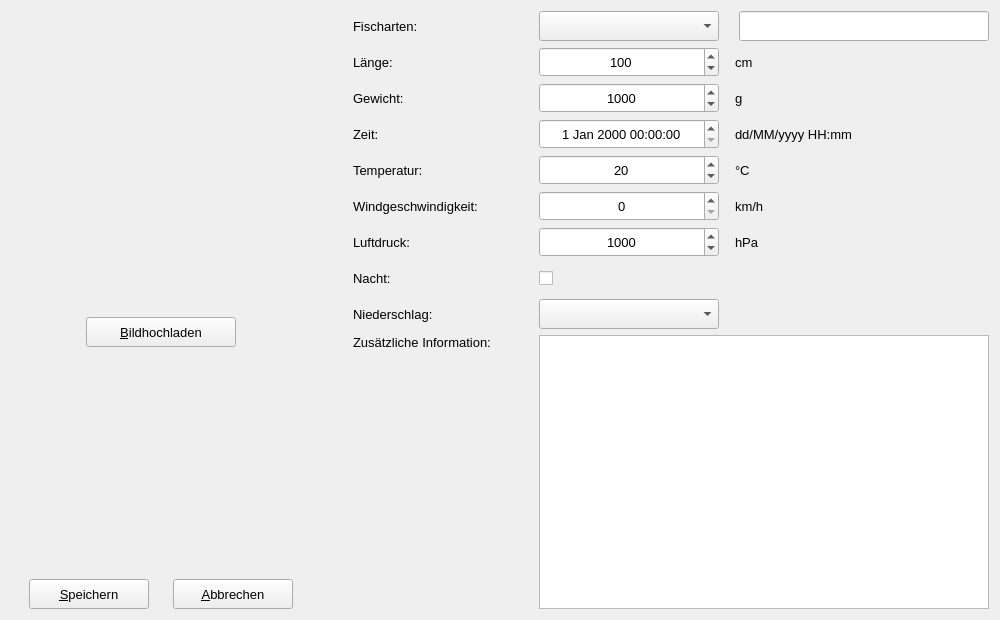
<?xml version="1.0" encoding="UTF-8"?>
<ui version="4.0">
 <class>FischDialog</class>
 <widget class="QDialog" name="FischDialog">
  <property name="geometry">
   <rect>
    <x>0</x>
    <y>0</y>
    <width>1000</width>
    <height>620</height>
   </rect>
  </property>
  <property name="font">
   <font>
    <pointsize>10</pointsize>
   </font>
  </property>
  <property name="windowTitle">
   <string>Fisch</string>
  </property>
  <layout class="QHBoxLayout" name="horizontalLayout_10">
   <item>
    <layout class="QVBoxLayout" name="verticalLayout">
     <item>
      <widget class="QLabel" name="image">
       <property name="minimumSize">
        <size>
         <width>300</width>
         <height>300</height>
        </size>
       </property>
       <property name="maximumSize">
        <size>
         <width>300</width>
         <height>300</height>
        </size>
       </property>
       <property name="text">
        <string/>
       </property>
       <property name="pixmap">
        <pixmap resource="Angeltagebuch.qrc">:/imageIcon.png</pixmap>
       </property>
       <property name="scaledContents">
        <bool>true</bool>
       </property>
       <property name="alignment">
        <set>Qt::AlignCenter</set>
       </property>
      </widget>
     </item>
     <item>
      <layout class="QHBoxLayout" name="horizontalLayout_2">
       <item>
        <widget class="QPushButton" name="btnBildHochladen">
         <property name="minimumSize">
          <size>
           <width>150</width>
           <height>30</height>
          </size>
         </property>
         <property name="maximumSize">
          <size>
           <width>150</width>
           <height>30</height>
          </size>
         </property>
         <property name="text">
          <string>&amp;Bildhochladen</string>
         </property>
         <property name="autoDefault">
          <bool>false</bool>
         </property>
        </widget>
       </item>
      </layout>
     </item>
     <item>
      <spacer name="verticalSpacer">
       <property name="orientation">
        <enum>Qt::Vertical</enum>
       </property>
       <property name="sizeHint" stdset="0">
        <size>
         <width>20</width>
         <height>40</height>
        </size>
       </property>
      </spacer>
     </item>
     <item>
      <layout class="QHBoxLayout" name="horizontalLayout">
       <item>
        <widget class="QPushButton" name="btnSpeichern">
         <property name="minimumSize">
          <size>
           <width>120</width>
           <height>30</height>
          </size>
         </property>
         <property name="maximumSize">
          <size>
           <width>120</width>
           <height>30</height>
          </size>
         </property>
         <property name="text">
          <string>&amp;Speichern</string>
         </property>
         <property name="autoDefault">
          <bool>false</bool>
         </property>
        </widget>
       </item>
       <item>
        <widget class="QPushButton" name="btnAbbrechen">
         <property name="minimumSize">
          <size>
           <width>120</width>
           <height>30</height>
          </size>
         </property>
         <property name="maximumSize">
          <size>
           <width>120</width>
           <height>30</height>
          </size>
         </property>
         <property name="text">
          <string>&amp;Abbrechen</string>
         </property>
         <property name="autoDefault">
          <bool>false</bool>
         </property>
        </widget>
       </item>
      </layout>
     </item>
    </layout>
   </item>
   <item>
    <widget class="QLabel" name="label">
     <property name="minimumSize">
      <size>
       <width>30</width>
       <height>0</height>
      </size>
     </property>
     <property name="maximumSize">
      <size>
       <width>30</width>
       <height>16777215</height>
      </size>
     </property>
     <property name="text">
      <string/>
     </property>
    </widget>
   </item>
   <item>
    <layout class="QGridLayout" name="gridLayout">
     <item row="0" column="0">
      <widget class="QLabel" name="lblFischarten">
       <property name="minimumSize">
        <size>
         <width>180</width>
         <height>30</height>
        </size>
       </property>
       <property name="maximumSize">
        <size>
         <width>180</width>
         <height>30</height>
        </size>
       </property>
       <property name="text">
        <string>Fischarten:</string>
       </property>
      </widget>
     </item>
     <item row="8" column="0">
      <widget class="QLabel" name="lblNiederschlag">
       <property name="minimumSize">
        <size>
         <width>180</width>
         <height>30</height>
        </size>
       </property>
       <property name="maximumSize">
        <size>
         <width>180</width>
         <height>30</height>
        </size>
       </property>
       <property name="text">
        <string>Niederschlag:</string>
       </property>
      </widget>
     </item>
     <item row="6" column="0">
      <widget class="QLabel" name="lblLuftdruck">
       <property name="text">
        <string>Luftdruck:</string>
       </property>
      </widget>
     </item>
     <item row="8" column="1">
      <widget class="QComboBox" name="cbNiederschlag">
       <property name="minimumSize">
        <size>
         <width>180</width>
         <height>30</height>
        </size>
       </property>
       <property name="maximumSize">
        <size>
         <width>180</width>
         <height>30</height>
        </size>
       </property>
      </widget>
     </item>
     <item row="7" column="0">
      <widget class="QLabel" name="lblNacht">
       <property name="minimumSize">
        <size>
         <width>180</width>
         <height>30</height>
        </size>
       </property>
       <property name="maximumSize">
        <size>
         <width>180</width>
         <height>30</height>
        </size>
       </property>
       <property name="text">
        <string>Nacht:</string>
       </property>
      </widget>
     </item>
     <item row="7" column="1">
      <widget class="QCheckBox" name="checkNacht">
       <property name="minimumSize">
        <size>
         <width>180</width>
         <height>30</height>
        </size>
       </property>
       <property name="maximumSize">
        <size>
         <width>180</width>
         <height>30</height>
        </size>
       </property>
       <property name="text">
        <string/>
       </property>
      </widget>
     </item>
     <item row="1" column="0">
      <widget class="QLabel" name="lblLaenge">
       <property name="minimumSize">
        <size>
         <width>180</width>
         <height>30</height>
        </size>
       </property>
       <property name="maximumSize">
        <size>
         <width>180</width>
         <height>30</height>
        </size>
       </property>
       <property name="text">
        <string>Länge:</string>
       </property>
      </widget>
     </item>
     <item row="5" column="0">
      <widget class="QLabel" name="lblWindgeschwindigkeit">
       <property name="text">
        <string>Windgeschwindigkeit:</string>
       </property>
      </widget>
     </item>
     <item row="3" column="0">
      <widget class="QLabel" name="lblZeit">
       <property name="minimumSize">
        <size>
         <width>180</width>
         <height>30</height>
        </size>
       </property>
       <property name="maximumSize">
        <size>
         <width>180</width>
         <height>30</height>
        </size>
       </property>
       <property name="text">
        <string>Zeit:</string>
       </property>
      </widget>
     </item>
     <item row="2" column="0">
      <widget class="QLabel" name="lblGewicht">
       <property name="minimumSize">
        <size>
         <width>180</width>
         <height>30</height>
        </size>
       </property>
       <property name="maximumSize">
        <size>
         <width>180</width>
         <height>30</height>
        </size>
       </property>
       <property name="text">
        <string>Gewicht:</string>
       </property>
      </widget>
     </item>
     <item row="4" column="0">
      <widget class="QLabel" name="lblTemperatur">
       <property name="text">
        <string>Temperatur:</string>
       </property>
      </widget>
     </item>
     <item row="9" column="0">
      <widget class="QLabel" name="lblInfo">
       <property name="minimumSize">
        <size>
         <width>180</width>
         <height>30</height>
        </size>
       </property>
       <property name="maximumSize">
        <size>
         <width>180</width>
         <height>16777215</height>
        </size>
       </property>
       <property name="text">
        <string>Zusätzliche Information:</string>
       </property>
       <property name="alignment">
        <set>Qt::AlignLeading|Qt::AlignLeft|Qt::AlignTop</set>
       </property>
      </widget>
     </item>
     <item row="9" column="1">
      <widget class="QTextEdit" name="textInfo"/>
     </item>
     <item row="3" column="1">
      <layout class="QHBoxLayout" name="horizontalLayout_3">
       <item>
        <widget class="QDateTimeEdit" name="dateTimeEdit">
         <property name="minimumSize">
          <size>
           <width>180</width>
           <height>30</height>
          </size>
         </property>
         <property name="maximumSize">
          <size>
           <width>180</width>
           <height>30</height>
          </size>
         </property>
         <property name="alignment">
          <set>Qt::AlignCenter</set>
         </property>
        </widget>
       </item>
       <item>
        <widget class="QLabel" name="lblZeitFormat">
         <property name="minimumSize">
          <size>
           <width>130</width>
           <height>30</height>
          </size>
         </property>
         <property name="maximumSize">
          <size>
           <width>130</width>
           <height>30</height>
          </size>
         </property>
         <property name="text">
          <string>dd/MM/yyyy HH:mm</string>
         </property>
         <property name="margin">
          <number>0</number>
         </property>
         <property name="indent">
          <number>10</number>
         </property>
        </widget>
       </item>
       <item>
        <spacer name="horizontalSpacer">
         <property name="orientation">
          <enum>Qt::Horizontal</enum>
         </property>
         <property name="sizeHint" stdset="0">
          <size>
           <width>40</width>
           <height>20</height>
          </size>
         </property>
        </spacer>
       </item>
      </layout>
     </item>
     <item row="4" column="1">
      <layout class="QHBoxLayout" name="horizontalLayout_4">
       <item>
        <widget class="QSpinBox" name="sbTemperatur">
         <property name="minimumSize">
          <size>
           <width>180</width>
           <height>30</height>
          </size>
         </property>
         <property name="maximumSize">
          <size>
           <width>180</width>
           <height>30</height>
          </size>
         </property>
         <property name="alignment">
          <set>Qt::AlignCenter</set>
         </property>
         <property name="minimum">
          <number>-90</number>
         </property>
         <property name="maximum">
          <number>60</number>
         </property>
         <property name="value">
          <number>20</number>
         </property>
        </widget>
       </item>
       <item>
        <widget class="QLabel" name="lblC">
         <property name="minimumSize">
          <size>
           <width>130</width>
           <height>30</height>
          </size>
         </property>
         <property name="maximumSize">
          <size>
           <width>130</width>
           <height>30</height>
          </size>
         </property>
         <property name="text">
          <string>°C</string>
         </property>
         <property name="indent">
          <number>10</number>
         </property>
        </widget>
       </item>
       <item>
        <spacer name="horizontalSpacer_2">
         <property name="orientation">
          <enum>Qt::Horizontal</enum>
         </property>
         <property name="sizeHint" stdset="0">
          <size>
           <width>40</width>
           <height>20</height>
          </size>
         </property>
        </spacer>
       </item>
      </layout>
     </item>
     <item row="5" column="1">
      <layout class="QHBoxLayout" name="horizontalLayout_5">
       <item>
        <widget class="QSpinBox" name="sbWindgeschwindigkeit">
         <property name="minimumSize">
          <size>
           <width>180</width>
           <height>30</height>
          </size>
         </property>
         <property name="maximumSize">
          <size>
           <width>180</width>
           <height>30</height>
          </size>
         </property>
         <property name="alignment">
          <set>Qt::AlignCenter</set>
         </property>
         <property name="maximum">
          <number>500</number>
         </property>
        </widget>
       </item>
       <item>
        <widget class="QLabel" name="lblKmH">
         <property name="minimumSize">
          <size>
           <width>130</width>
           <height>30</height>
          </size>
         </property>
         <property name="maximumSize">
          <size>
           <width>130</width>
           <height>30</height>
          </size>
         </property>
         <property name="text">
          <string>km/h</string>
         </property>
         <property name="indent">
          <number>10</number>
         </property>
        </widget>
       </item>
       <item>
        <spacer name="horizontalSpacer_3">
         <property name="orientation">
          <enum>Qt::Horizontal</enum>
         </property>
         <property name="sizeHint" stdset="0">
          <size>
           <width>40</width>
           <height>20</height>
          </size>
         </property>
        </spacer>
       </item>
      </layout>
     </item>
     <item row="6" column="1">
      <layout class="QHBoxLayout" name="horizontalLayout_6">
       <item>
        <widget class="QSpinBox" name="sbLuftdruck">
         <property name="minimumSize">
          <size>
           <width>180</width>
           <height>30</height>
          </size>
         </property>
         <property name="maximumSize">
          <size>
           <width>180</width>
           <height>30</height>
          </size>
         </property>
         <property name="alignment">
          <set>Qt::AlignCenter</set>
         </property>
         <property name="minimum">
          <number>850</number>
         </property>
         <property name="maximum">
          <number>1100</number>
         </property>
         <property name="value">
          <number>1000</number>
         </property>
        </widget>
       </item>
       <item>
        <widget class="QLabel" name="lblHPa">
         <property name="minimumSize">
          <size>
           <width>130</width>
           <height>30</height>
          </size>
         </property>
         <property name="maximumSize">
          <size>
           <width>130</width>
           <height>30</height>
          </size>
         </property>
         <property name="text">
          <string>hPa</string>
         </property>
         <property name="indent">
          <number>10</number>
         </property>
        </widget>
       </item>
       <item>
        <spacer name="horizontalSpacer_4">
         <property name="orientation">
          <enum>Qt::Horizontal</enum>
         </property>
         <property name="sizeHint" stdset="0">
          <size>
           <width>40</width>
           <height>20</height>
          </size>
         </property>
        </spacer>
       </item>
      </layout>
     </item>
     <item row="1" column="1">
      <layout class="QHBoxLayout" name="horizontalLayout_7">
       <item>
        <widget class="QSpinBox" name="sbLaenge">
         <property name="minimumSize">
          <size>
           <width>180</width>
           <height>30</height>
          </size>
         </property>
         <property name="maximumSize">
          <size>
           <width>180</width>
           <height>30</height>
          </size>
         </property>
         <property name="alignment">
          <set>Qt::AlignCenter</set>
         </property>
         <property name="minimum">
          <number>0</number>
         </property>
         <property name="maximum">
          <number>1300</number>
         </property>
         <property name="value">
          <number>100</number>
         </property>
        </widget>
       </item>
       <item>
        <widget class="QLabel" name="lblCm">
         <property name="minimumSize">
          <size>
           <width>130</width>
           <height>30</height>
          </size>
         </property>
         <property name="maximumSize">
          <size>
           <width>130</width>
           <height>30</height>
          </size>
         </property>
         <property name="text">
          <string>cm</string>
         </property>
         <property name="indent">
          <number>10</number>
         </property>
        </widget>
       </item>
       <item>
        <spacer name="horizontalSpacer_5">
         <property name="orientation">
          <enum>Qt::Horizontal</enum>
         </property>
         <property name="sizeHint" stdset="0">
          <size>
           <width>40</width>
           <height>20</height>
          </size>
         </property>
        </spacer>
       </item>
      </layout>
     </item>
     <item row="2" column="1">
      <layout class="QHBoxLayout" name="horizontalLayout_8">
       <item>
        <widget class="QSpinBox" name="sbGewicht">
         <property name="minimumSize">
          <size>
           <width>180</width>
           <height>30</height>
          </size>
         </property>
         <property name="maximumSize">
          <size>
           <width>180</width>
           <height>30</height>
          </size>
         </property>
         <property name="alignment">
          <set>Qt::AlignCenter</set>
         </property>
         <property name="minimum">
          <number>0</number>
         </property>
         <property name="maximum">
          <number>12000</number>
         </property>
         <property name="value">
          <number>1000</number>
         </property>
        </widget>
       </item>
       <item>
        <widget class="QLabel" name="lblG">
         <property name="minimumSize">
          <size>
           <width>130</width>
           <height>30</height>
          </size>
         </property>
         <property name="maximumSize">
          <size>
           <width>130</width>
           <height>30</height>
          </size>
         </property>
         <property name="text">
          <string>g</string>
         </property>
         <property name="indent">
          <number>10</number>
         </property>
        </widget>
       </item>
       <item>
        <spacer name="horizontalSpacer_6">
         <property name="orientation">
          <enum>Qt::Horizontal</enum>
         </property>
         <property name="sizeHint" stdset="0">
          <size>
           <width>40</width>
           <height>20</height>
          </size>
         </property>
        </spacer>
       </item>
      </layout>
     </item>
     <item row="0" column="1">
      <layout class="QHBoxLayout" name="horizontalLayout_9">
       <item>
        <widget class="QComboBox" name="cbFischarten">
         <property name="minimumSize">
          <size>
           <width>180</width>
           <height>30</height>
          </size>
         </property>
         <property name="maximumSize">
          <size>
           <width>180</width>
           <height>30</height>
          </size>
         </property>
         <property name="tabletTracking">
          <bool>false</bool>
         </property>
        </widget>
       </item>
       <item>
        <widget class="QLabel" name="lblFischartenSpace">
         <property name="minimumSize">
          <size>
           <width>0</width>
           <height>30</height>
          </size>
         </property>
         <property name="maximumSize">
          <size>
           <width>16777215</width>
           <height>30</height>
          </size>
         </property>
         <property name="text">
          <string/>
         </property>
        </widget>
       </item>
       <item>
        <widget class="QLineEdit" name="textFischarten">
         <property name="minimumSize">
          <size>
           <width>180</width>
           <height>30</height>
          </size>
         </property>
         <property name="maximumSize">
          <size>
           <width>16777215</width>
           <height>30</height>
          </size>
         </property>
         <property name="maxLength">
          <number>50</number>
         </property>
        </widget>
       </item>
      </layout>
     </item>
    </layout>
   </item>
  </layout>
 </widget>
 <tabstops>
  <tabstop>textFischarten</tabstop>
  <tabstop>cbFischarten</tabstop>
  <tabstop>sbLaenge</tabstop>
  <tabstop>sbGewicht</tabstop>
  <tabstop>dateTimeEdit</tabstop>
  <tabstop>sbTemperatur</tabstop>
  <tabstop>sbWindgeschwindigkeit</tabstop>
  <tabstop>sbLuftdruck</tabstop>
  <tabstop>checkNacht</tabstop>
  <tabstop>cbNiederschlag</tabstop>
  <tabstop>textInfo</tabstop>
  <tabstop>btnBildHochladen</tabstop>
  <tabstop>btnSpeichern</tabstop>
  <tabstop>btnAbbrechen</tabstop>
 </tabstops>
 <resources>
  <include location="Angeltagebuch.qrc"/>
 </resources>
 <connections/>
</ui>
